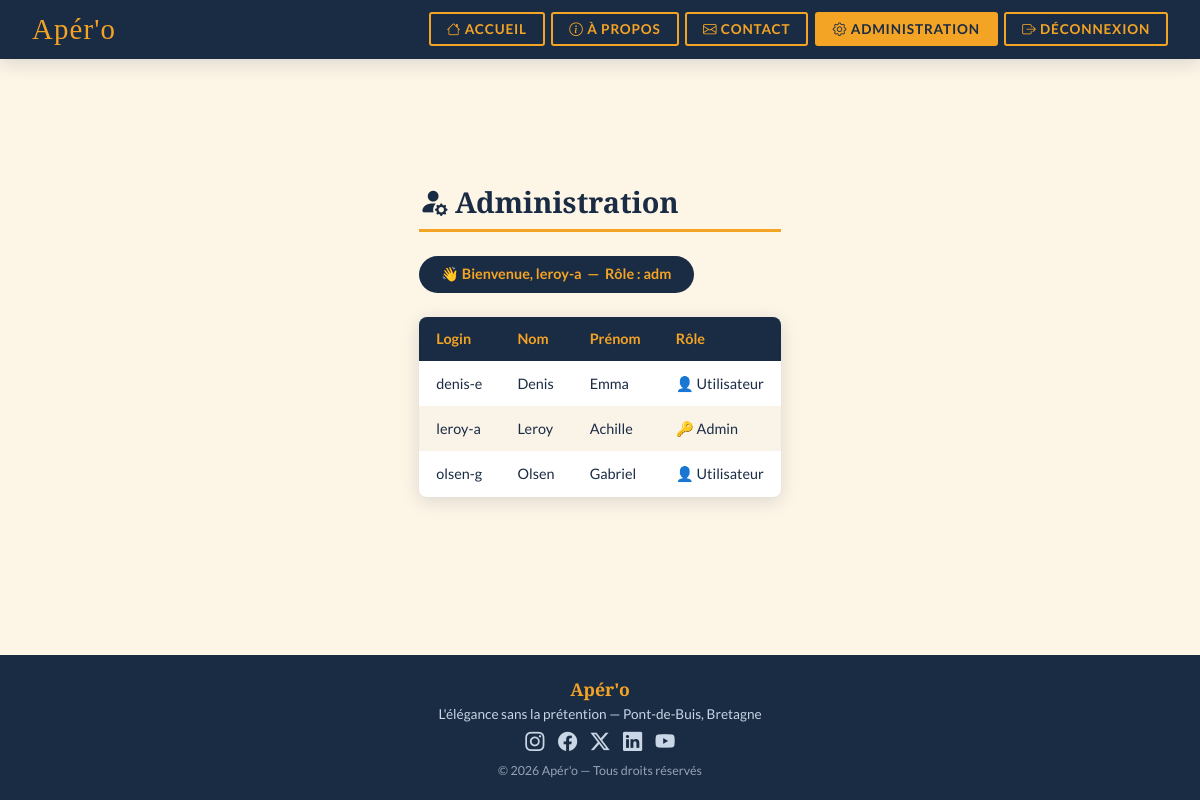
/index.php?page=admin (signed in), run on the app's committed database.
### tables this page shows
CREATE TABLE `users` (
  `codeUser` int(11) NOT NULL,
  `login` varchar(15) NOT NULL,
  `mdp` varchar(32) NOT NULL,
  `nom` varchar(32) NOT NULL,
  `prenom` varchar(32) NOT NULL,
  `role` varchar(3) NOT NULL DEFAULT 'usr'
);

### admin.php (the view, shortened to what this page needs)
<?php
require "./info.BDD.php";
$requeteSQL = "SELECT codeUser, login, nom, prenom, role FROM users ORDER BY nom";
$reponse = $pdo->query($requeteSQL);
$liste_utilisateurs = $reponse->fetchAll(PDO::FETCH_ASSOC);
?>
<div class="admin-section">
  <h2><i class="bi bi-person-fill-gear"></i> Administration</h2>
  <div class="welcome-badge">
    👋 Bienvenue, <?php echo htmlspecialchars($_SESSION['user']); ?>
    &nbsp;—&nbsp; Rôle :
    <?php echo htmlspecialchars($_SESSION['roleUser'] ?? '—'); ?>
  </div>
  <table class="table-apero">
    <thead>
      <tr>
        <th>Login</th>
        <th>Nom</th>
        <th>Prénom</th>
        <th>Rôle</th>
      </tr>
    </thead>
    <tbody>
      <?php foreach ($liste_utilisateurs as $user): ?>
        <tr>
          <td><?php echo htmlspecialchars($user['login']); ?></td>
          <td><?php echo htmlspecialchars($user['nom']); ?></td>
          <td><?php echo htmlspecialchars($user['prenom']); ?></td>
          <td>
            <?php
              $role = $user['role'];
              $label = $role === 'adm' ? '🔑 Admin' : '👤 Utilisateur';
              echo htmlspecialchars($label);
            ?>
          </td>
        </tr>
      <?php endforeach; ?>
    </tbody>
  </table>
</div>

### styles.css (style rules this page uses)
:root { --marine: #1A2B44; --ambre: #F4A424; --creme: #FDF5E6; --blanc: #FFFFFF; --gris: #6c757d; --ombre: 0 4px 18px rgba(26,43,68,.15); }
*, *::before, *::after { box-sizing: border-box; }
body { margin: 0; font-family: 'Lato', sans-serif; background-color: var(--creme); color: var(--marine); min-height: 100vh; display: flex; flex-direction: column; }
h1, h2, h3 { font-family: 'Playfair Display', serif; }
.admin-section { padding: 2.5rem 2rem; max-width: 900px; margin: auto; }
.admin-section h2 { font-size: 1.8rem; border-bottom: 3px solid var(--ambre); padding-bottom: .5rem; margin-bottom: 1.5rem; }
.welcome-badge { background: var(--marine); color: var(--ambre); display: inline-block; padding: .6rem 1.4rem; border-radius: 20px; font-weight: 700; font-size: .9rem; margin-bottom: 1.5rem; }
table.table-apero { width: 100%; border-collapse: collapse; background: var(--blanc); border-radius: 8px; overflow: hidden; box-shadow: var(--ombre); }
table.table-apero thead { background: var(--marine); color: var(--ambre); }
table.table-apero th, table.table-apero td { padding: .85rem 1.1rem; text-align: left; font-size: .9rem; }
table.table-apero tbody tr:nth-child(even) { background: #f9f3e8; }

### data on the page
users: login "denis-e", nom "Denis", prenom "Emma", role "👤 Utilisateur"
users: login "leroy-a", nom "Leroy", prenom "Achille", role "🔑 Admin"
users: login "olsen-g", nom "Olsen", prenom "Gabriel", role "👤 Utilisateur"

### other printed values
$_SESSION['user'] "leroy-a"
$_SESSION['roleUser'] "adm"
